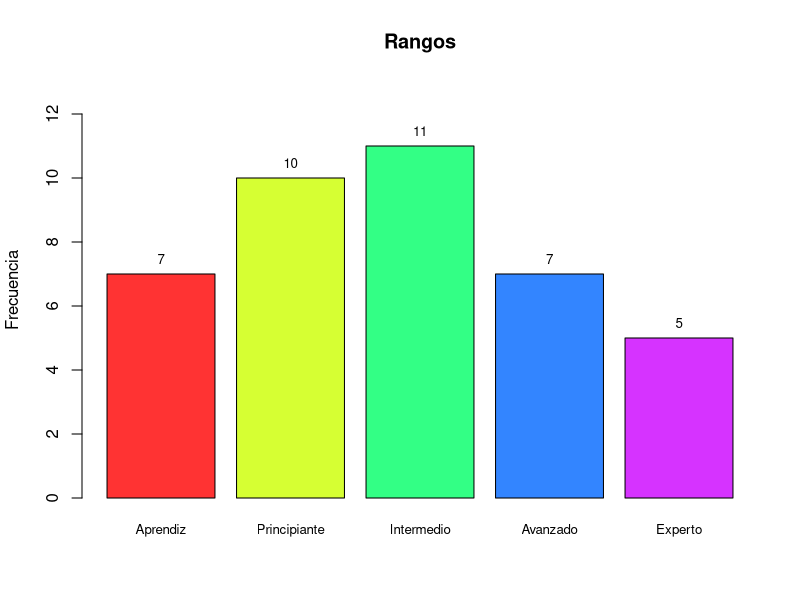
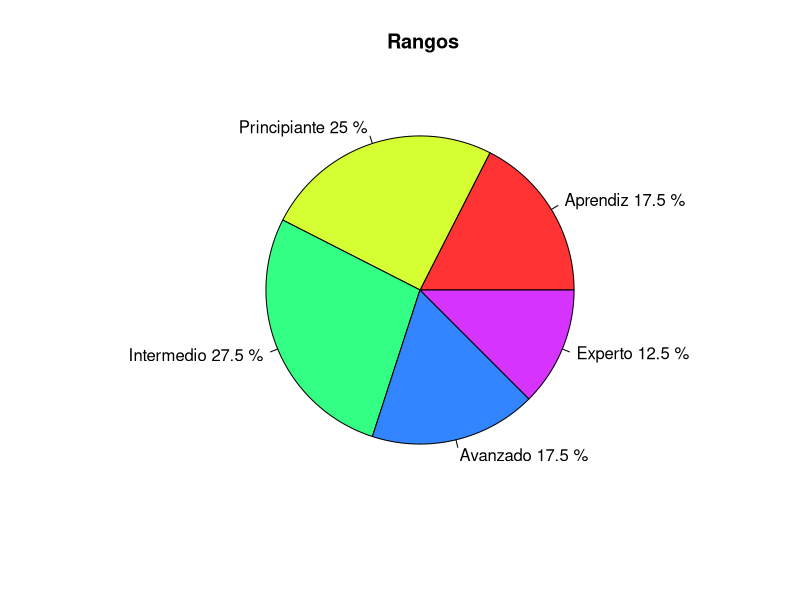

The R source for these figures, in order:
## ---- chunk 1
knitr::opts_chunk$set(echo = TRUE)
## ---- chunk 2
rm(list = ls())

## ---- chunk 3
Rangos <- factor(c("Principiante", "Principiante", "Aprendiz", "Intermedio", "Experto", "Intermedio", "Experto",
"Aprendiz", "Principiante", "Avanzado", "Intermedio", "Experto", "Experto", "Experto",
"Avanzado", "Intermedio", "Intermedio", "Principiante", "Principiante", "Principiante", "Principiante",
"Principiante", "Intermedio", "Aprendiz", "Aprendiz", "Aprendiz", "Aprendiz", "Intermedio", 
"Aprendiz", "Principiante", "Intermedio", "Avanzado", "Avanzado", "Intermedio", "Avanzado",
"Principiante", "Intermedio", "Avanzado", "Intermedio", "Avanzado"),
                levels=c("Aprendiz","Principiante","Intermedio","Avanzado",
                         "Experto"),
                ordered=TRUE)
## ---- chunk 4
Rangos_num <- as.numeric(Rangos)
## ---- chunk 5
median(Rangos_num)                      
levels(Rangos)[median(Rangos_num)]
## ---- chunk 6
quantile(Rangos_num, probs=c(0.25,0.5,0.75))          # cuartiles en números
levels(Rangos)[quantile(Rangos_num, probs=c(0.25,0.5,0.75))]  # cuartiles como categorías
table(Rangos)

freq_Rangos <- table(Rangos)
porc_Rangos <- round(prop.table(freq_Rangos)*100, 1)
## ---- chunk 7
mi_min <- names(freq_Rangos)[which.min(freq_Rangos)] 
(mi_min)
mi_max <- names(freq_Rangos)[which.max(freq_Rangos)] 
(mi_max)

## ---- chunk 8
bar_colors <- rainbow(length(freq_Rangos), 0.8)

bp <- barplot(freq_Rangos,
              col = bar_colors,
              main = "Rangos",
              xlab = "",
              ylab = "Frecuencia",
              ylim = c(0, max(freq_Rangos)+2),
              cex.names = 0.8)

# Agregar valores encima de cada barra
text(bp, freq_Rangos, labels = freq_Rangos, pos = 3, cex = 0.8)


      
## ---- chunk 9
pie(freq_Rangos,
    labels = paste(names(freq_Rangos), porc_Rangos, "%"),
    col = rainbow(length(freq_Rangos), 0.8),
    main = " Rangos")
